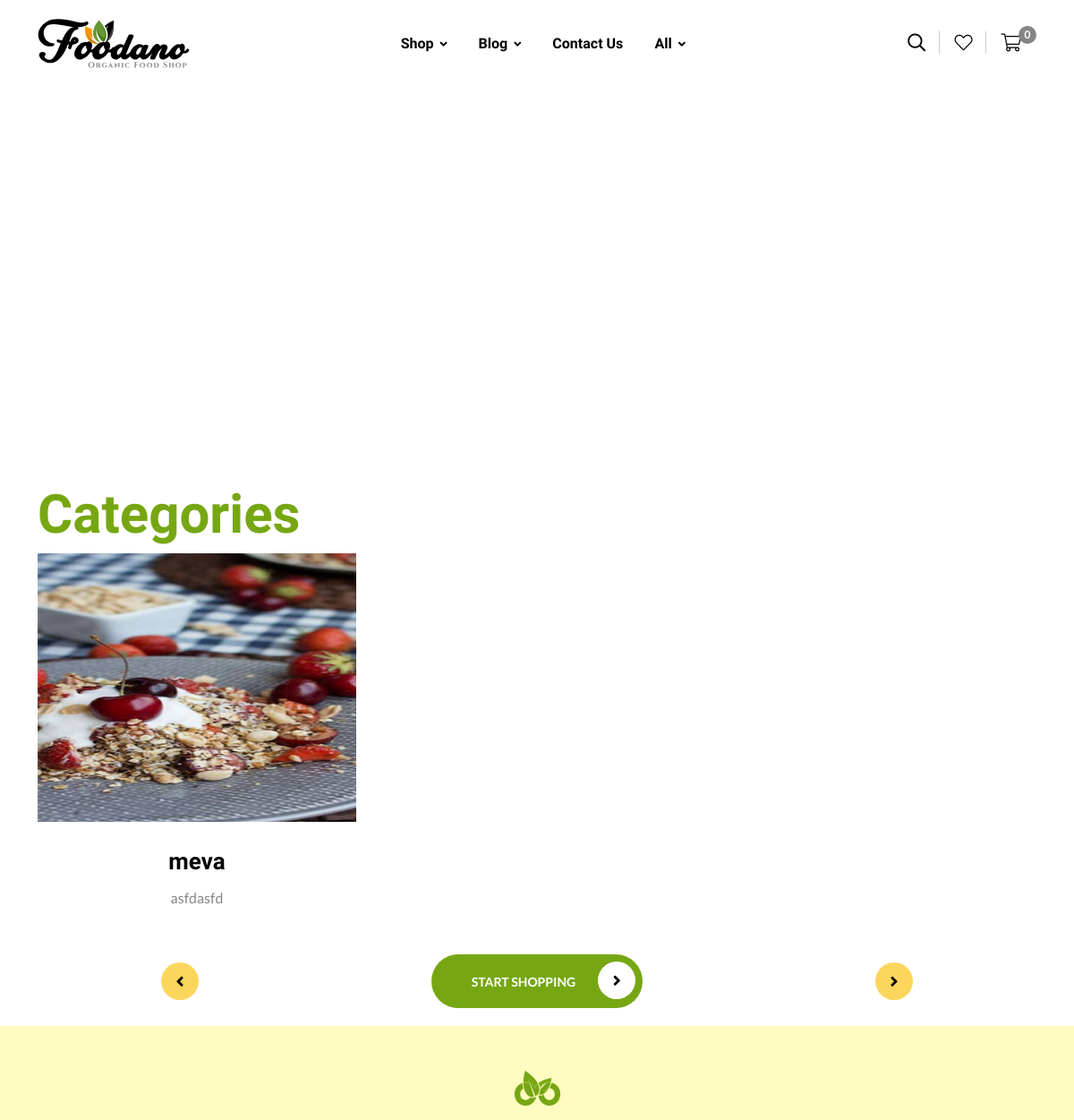
Before: /main/ (upper part) with the older database file.
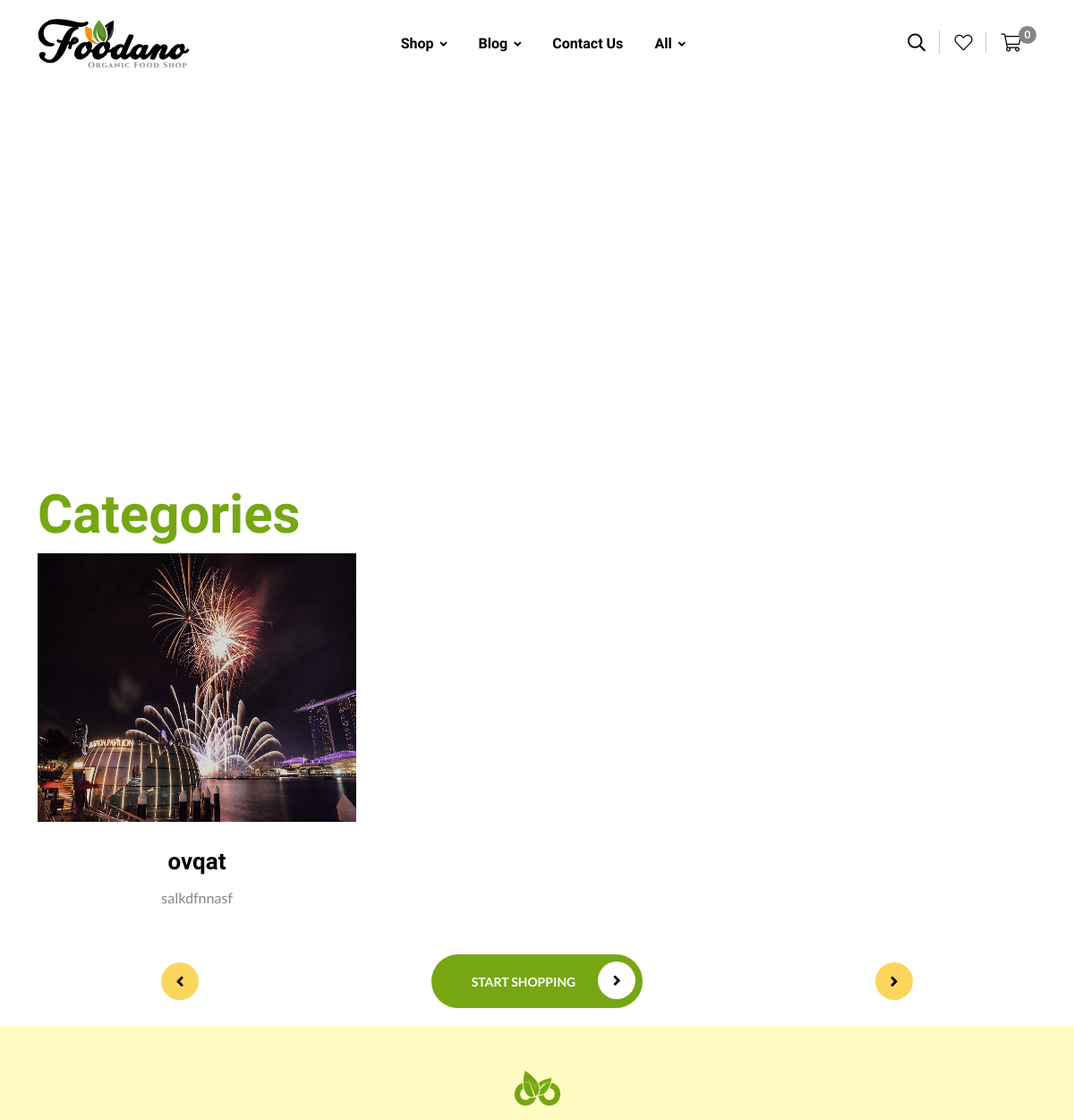
After: the same page with the newer database file.
### Goods/models.py (models this page shows, shortened)
class Category(models.Model):
    name = models.CharField(max_length=255)
    title = models.TextField()
    img = models.ImageField(upload_to='category_img')

### Goods/views.py (the view)
# urls.py: path('', views.main, name='index'),
def main(request):
    banners = models.Banner.objects.all()
    category = models.Category.objects.all()
    context = {}
    context['banners'] = banners
    context['categories'] = category
    return render(request, 'index.html', context)

### templates/index.html (shortened to what this page needs)
{% extends 'base.html' %}
{% load static %}
{% block content %}
    <header class="header-wrapper header-layout5">
        <div class="menu-area" >
            <div class="container">
                <div class="row align-items-center justify-content-between">
                    <div class="col col-lg-auto">
                        <div class="header-logo">
                            <a href="index.html"><img src="{% static 'assets/img/logo.svg' %}" alt="Foodano"></a>
                        </div>
                    </div>
                    <div class="col-auto">
                        <nav class="main-menu mobile-menu-active menu-style2">
                            <ul>
                                <li class="menu-item-has-children">
                                    <a href="shop.html">Shop</a>
                                </li>
                                <li class="menu-item-has-children">
                                    <a href="blog.html">Blog</a>
                                </li>
                                <li>
                                    <a href="contact.html">Contact Us</a>
                                </li>
                                <li class="mega-menu-wrap menu-item-has-children">
                                    <a href="#">All</a>
                                </li>
                            </ul>
                        </nav>
                    </div>
                    <div class="col-auto d-none d-sm-block">
                        <div class="header-buttons">
                            <button type="button" class="searchBoxTggler"><i class="far fa-search"></i></button>
                            <a href="wishlist.html"><i class="fal fa-heart"></i></a>
                            <button class="sideMenuToggler has-badge" type="button"><i class="fal fa-shopping-cart"></i><span class="badge">0</span></button>
                        </div>
                    </div>
                </div>
            </div>
        </div>
    </header>
    <div class="  ">
    </div>
    <section class="space-top" style="padding-top: 30px;">
        <div class="container">
            <span class="sub-title4" style="    font-size: 60px; font-weight: 700; line-height: 1.1;">Categories</span>
            <div class="row vs-carousel" data-slide-show="3" id="catboxSlide4645">
                {% for category in categories %}
                <div class="col-xl-4">
                    <div class="cat-box">
                        <div class="cat-box__img">
                            <img src="{{category.img.url}}" alt="Category image" style="height: 300px; width: 400px;">
                        </div>
                        <h3 class="cat-box__title"><a href="shop.html">{{category.name}}</a></h3>
                        <p class="cat-box__text">{{category.title}}</p>
                    </div>
                </div>
                {% endfor %}
            </div>
            <div class="row text-center justify-content-around align-items-center">
                <div class="col-auto d-none d-sm-block">
                    <button class="slick-arrow" data-slick-prev="#catboxSlide4645" type="button"><i class="fas fa-angle-left"></i></button>
                </div>
                <div class="col-auto">
                    <a href="shop.html" class="vs-btn style3">Start Shopping<i class="fas fa-angle-right"></i></a>
                </div>
                <div class="col-auto d-none d-sm-block">
                    <button class="slick-arrow" data-slick-next="#catboxSlide4645" type="button"><i class="fas fa-angle-right"></i></button>
                </div>
            </div>
        </div>
    </section>
    <section class="sec-bg3 vs-shop-wrapper" style="padding-top: 30px;" data-bg-src="{% static 'assets/img/shape/bg-00778.png' %}">
        <div class="section-title text-center" style="margin-bottom: 30px;">
            <div class="sec-icon"><img src="{% static 'assets/img/icons/sec-icon-2.png' %}" alt="icon"></div>
        </div>
    </section>
{% endblock %}

Changed rows visible on the page:
removed Category: img (picture), name "meva", title "asfdasfd"
added Category: img (picture), name "ovqat", title "salkdfnnasf"
